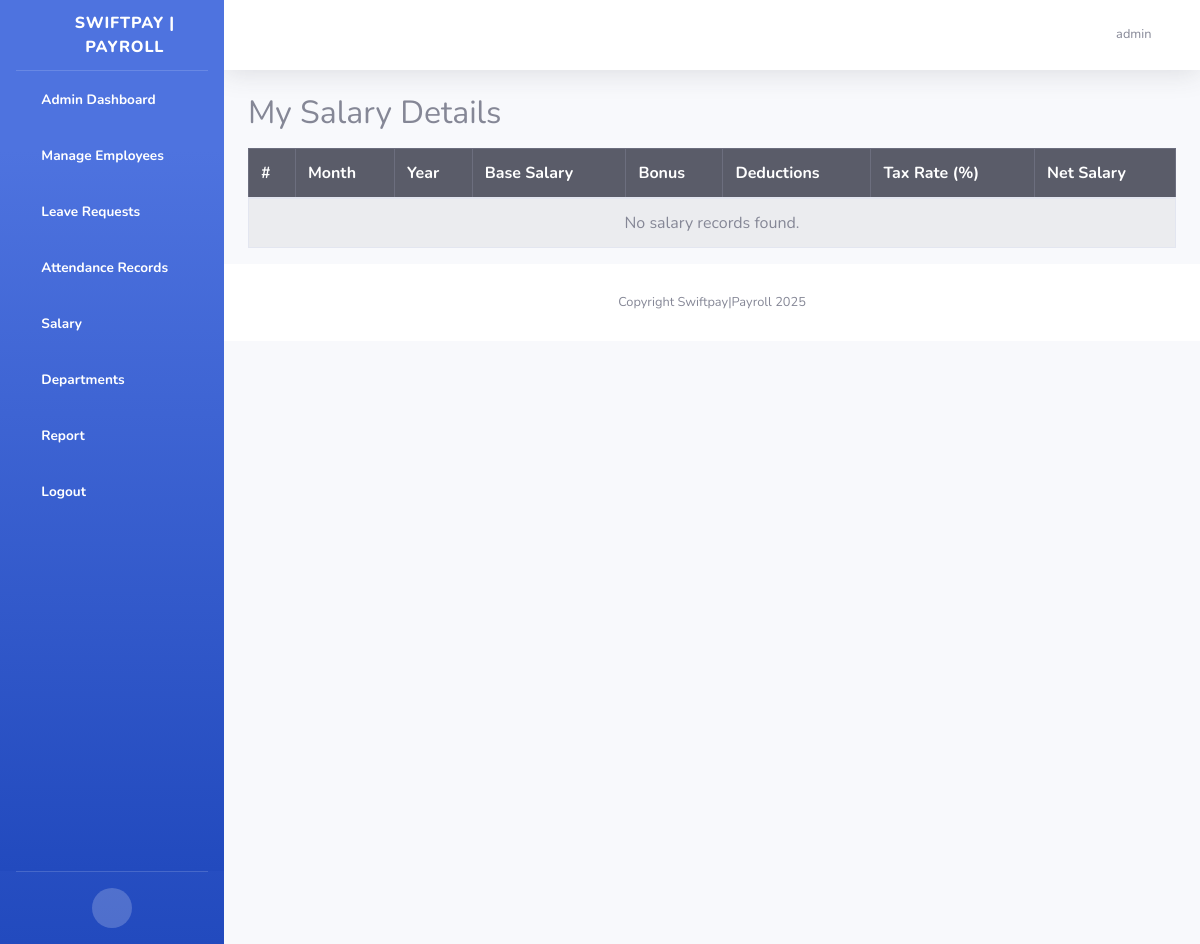
/my-salary/ (signed in), run on an earlier commit of the app's database.
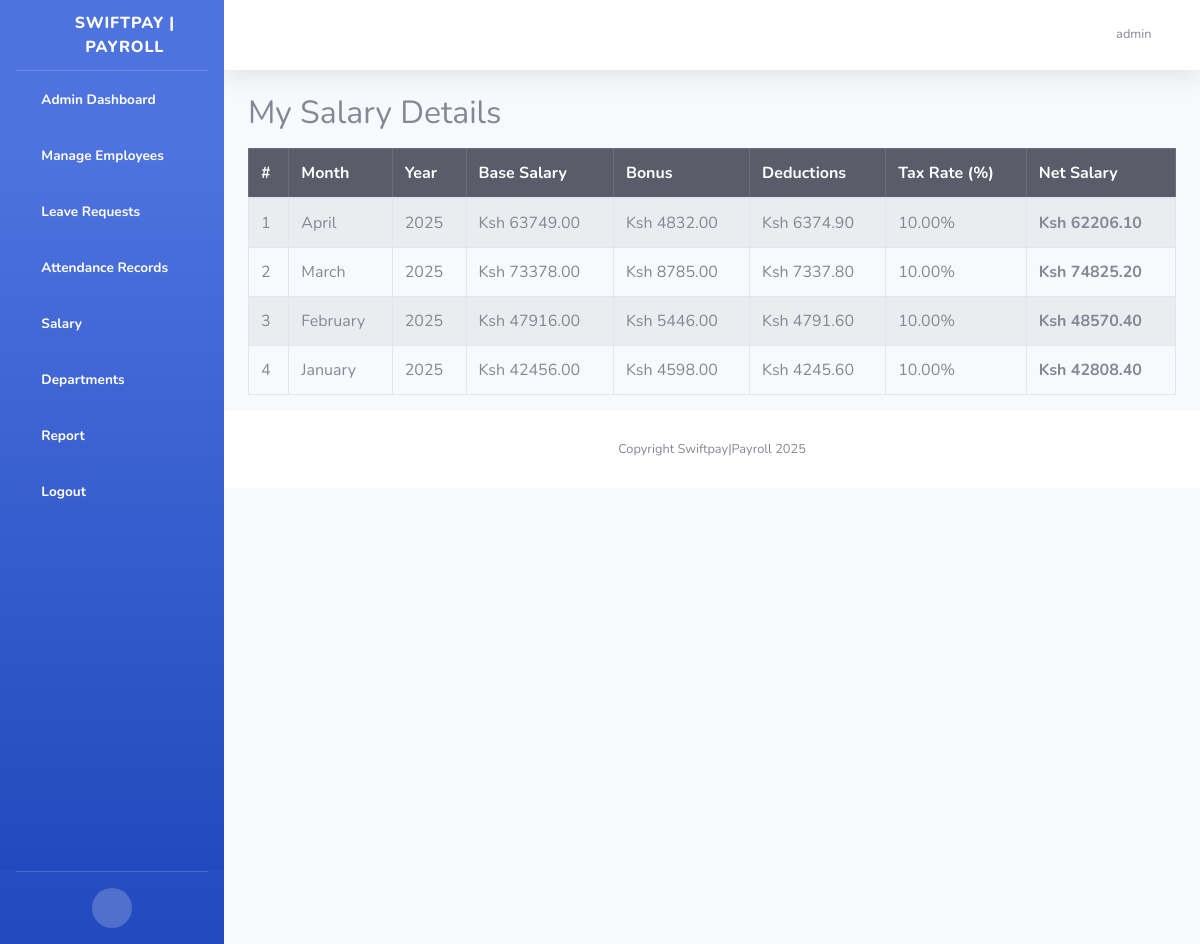
And on a later commit of the database.
### mywebsite/models.py (models this page shows, shortened)
class Salary(models.Model):
    employee = models.ForeignKey('CustomUser', on_delete=models.CASCADE)
    base_salary = models.DecimalField(max_digits=10, decimal_places=2)
    bonus = models.DecimalField(max_digits=10, decimal_places=2, default=Decimal('0.00'))
    tax_rate = models.DecimalField(max_digits=5, decimal_places=2, default=Decimal('0.00'))
    deductions = models.DecimalField(max_digits=10, decimal_places=2, default=Decimal('0.00'), editable=False)
    net_salary = models.DecimalField(max_digits=10, decimal_places=2, editable=False)
    month = models.IntegerField(validators=[MinValueValidator(1), MaxValueValidator(12)], default=datetime.today().month)
    year = models.IntegerField(default=datetime.today().year)
    def get_month_name(self):
        return month_name[self.month]  # Converts 1 → 'January', 2 → 'February', etc.

### mywebsite/views.py (the view)
# urls.py: path('my-salary/', views.salary_list, name='salary_list'),
@login_required
def salary_list(request):
    salaries = Salary.objects.filter(employee=request.user).order_by('-year', '-month')
    return render(request, 'salary_list.html', {'salaries': salaries})

### templates/salary_list.html
{% extends "base.html" %}
{% block content %}
<div class="container mt-4">
    <h2>My Salary Details</h2>
    <table class="table table-bordered table-striped mt-3">
        <thead class="table-dark">
            <tr>
                <th>#</th>
                <th>Month</th>
                <th>Year</th>
                <th>Base Salary</th>
                <th>Bonus</th>
                <th>Deductions</th>
                <th>Tax Rate (%)</th>
                <th>Net Salary</th>
            </tr>
        </thead>
        <tbody>
            {% for salary in salaries %}
            <tr>
                <td>{{ forloop.counter }}</td>
                <td>{{ salary.get_month_name }}</td>
                <td>{{ salary.year }}</td>
                <td>Ksh {{ salary.base_salary }}</td>
                <td>Ksh {{ salary.bonus }}</td>
                <td>Ksh {{ salary.deductions }}</td>
                <td>{{ salary.tax_rate }}%</td>
                <td><strong>Ksh {{ salary.net_salary }}</strong></td>
            </tr>
            {% empty %}
            <tr>
                <td colspan="8" class="text-center">No salary records found.</td>
            </tr>
            {% endfor %}
        </tbody>
    </table>
</div>
{% endblock %}

What changed in the data, as far as the page shows it:
added Salary: get_month_name "April", year "2025", base_salary "63749.00", bonus "4832.00", deductions "6374.90", tax_rate "10.00", net_salary "62206.10"
added Salary: get_month_name "March", year "2025", base_salary "73378.00", bonus "8785.00", deductions "7337.80", tax_rate "10.00", net_salary "74825.20"
added Salary: get_month_name "February", year "2025", base_salary "47916.00", bonus "5446.00", deductions "4791.60", tax_rate "10.00", net_salary "48570.40"
added Salary: get_month_name "January", year "2025", base_salary "42456.00", bonus "4598.00", deductions "4245.60", tax_rate "10.00", net_salary "42808.40"
Also different on the page:
text no longer shown: "No salary records found."
